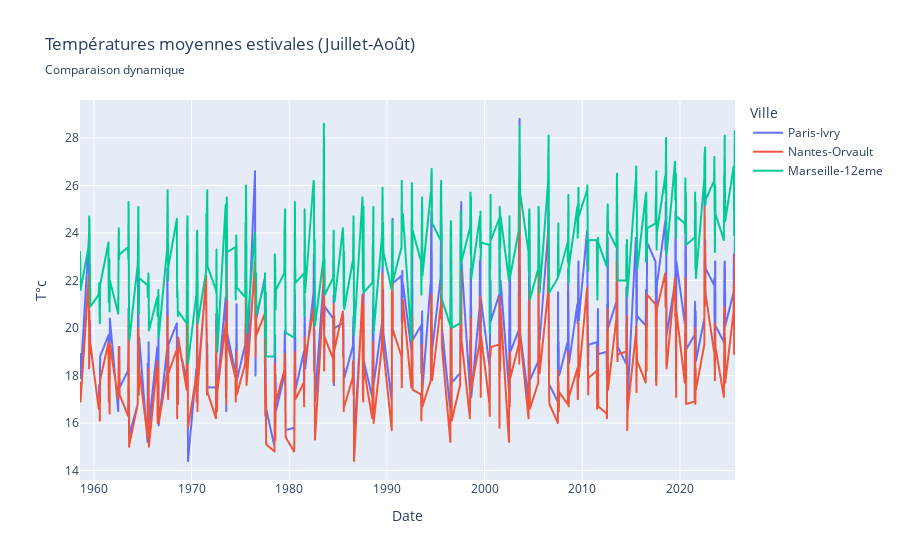

This figure's notebook cell:
### Code cell
dfp_comparaison_villes_estival = pandas.concat([dfp_paris_estival , dfp_nantes_estival, dfp_marseille_12eme_estival])
fig = px.line(dfp_comparaison_villes_estival, x="Date", y="T_DECAD",
              title="Températures moyennes estivales (Juillet-Août)", subtitle = "Comparaison dynamique",
              labels={"T_DECAD":"T°c"}, 
              hover_data=["Date", "T_DECAD"],
              color = 'Ville'
             )
fig.show()

### Figure 1 — Plotly figure (JSON) as saved in the notebook; plotly's stock layout.template omitted (floating-point values rounded to 4 significant figures; data arrays with more than 128 entries replaced by an {"elided": "..."} marker saying what was removed)
{"data": [{"hovertemplate": "Ville=Paris-Ivry<br>Date=%{x}<br>T°c=%{y}<extra></extra>", "legendgroup": "Paris-Ivry", "line": {"color": "#636efa", "dash": "solid"}, "marker": {"symbol": "circle"}, "mode": "lines", "name": "Paris-Ivry", "showlegend": true, "type": "scattergl", "x": {"elided": "405 str values"}, "xaxis": "x", "y": {"elided": "405 float values"}, "yaxis": "y"}, {"hovertemplate": "Ville=Nantes-Orvault<br>Date=%{x}<br>T°c=%{y}<extra></extra>", "legendgroup": "Nantes-Orvault", "line": {"color": "#EF553B", "dash": "solid"}, "marker": {"symbol": "circle"}, "mode": "lines", "name": "Nantes-Orvault", "showlegend": true, "type": "scattergl", "x": {"elided": "405 str values"}, "xaxis": "x", "y": {"elided": "405 float values"}, "yaxis": "y"}, {"hovertemplate": "Ville=Marseille-12eme<br>Date=%{x}<br>T°c=%{y}<extra></extra>", "legendgroup": "Marseille-12eme", "line": {"color": "#00cc96", "dash": "solid"}, "marker": {"symbol": "circle"}, "mode": "lines", "name": "Marseille-12eme", "showlegend": true, "type": "scattergl", "x": {"elided": "405 str values"}, "xaxis": "x", "y": {"elided": "405 float values"}, "yaxis": "y"}], "layout": {"legend": {"title": {"text": "Ville"}, "tracegroupgap": 0}, "title": {"subtitle": {"text": "Comparaison dynamique"}, "text": "Températures moyennes estivales (Juillet-Août)"}, "xaxis": {"anchor": "y", "domain": [0, 1], "title": {"text": "Date"}}, "yaxis": {"anchor": "x", "domain": [0, 1], "title": {"text": "T°c"}}}}
